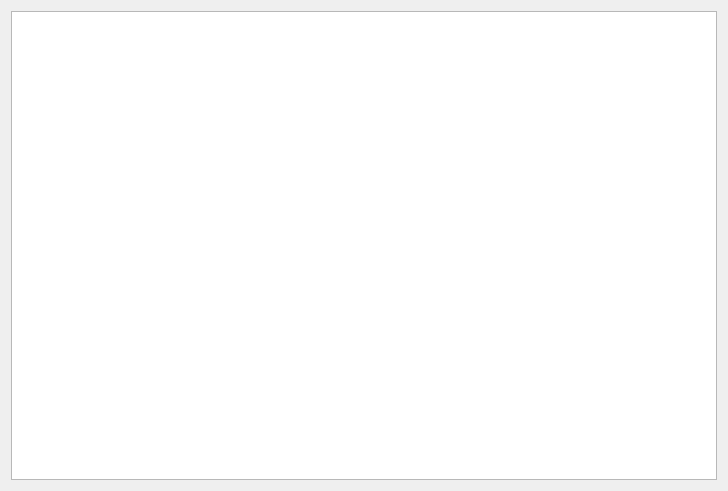
<?xml version="1.0" encoding="UTF-8"?>
<ui version="4.0">
 <class>Ascii_Table_Dialog</class>
 <widget class="QDialog" name="Ascii_Table_Dialog">
  <property name="geometry">
   <rect>
    <x>0</x>
    <y>0</y>
    <width>728</width>
    <height>491</height>
   </rect>
  </property>
  <property name="windowTitle">
   <string>ASCII Table</string>
  </property>
  <layout class="QFormLayout" name="formLayout">
   <item row="0" column="0" colspan="2">
    <widget class="QTextBrowser" name="textBrowser">
     <property name="html">
      <string>&lt;!DOCTYPE HTML PUBLIC &quot;-//W3C//DTD HTML 4.0//EN&quot; &quot;http://www.w3.org/TR/REC-html40/strict.dtd&quot;&gt;
&lt;html&gt;&lt;head&gt;&lt;meta name=&quot;qrichtext&quot; content=&quot;1&quot; /&gt;&lt;style type=&quot;text/css&quot;&gt;
p, li { white-space: pre-wrap; }
&lt;/style&gt;&lt;/head&gt;&lt;body style=&quot; font-family:'SimSun'; font-size:9pt; font-weight:400; font-style:normal;&quot;&gt;
&lt;p style=&quot;-qt-paragraph-type:empty; margin-top:0px; margin-bottom:0px; margin-left:0px; margin-right:0px; -qt-block-indent:0; text-indent:0px; font-family:'SimSun';&quot;&gt;&lt;br /&gt;&lt;/p&gt;&lt;/body&gt;&lt;/html&gt;</string>
     </property>
    </widget>
   </item>
  </layout>
 </widget>
 <resources/>
 <connections/>
</ui>
